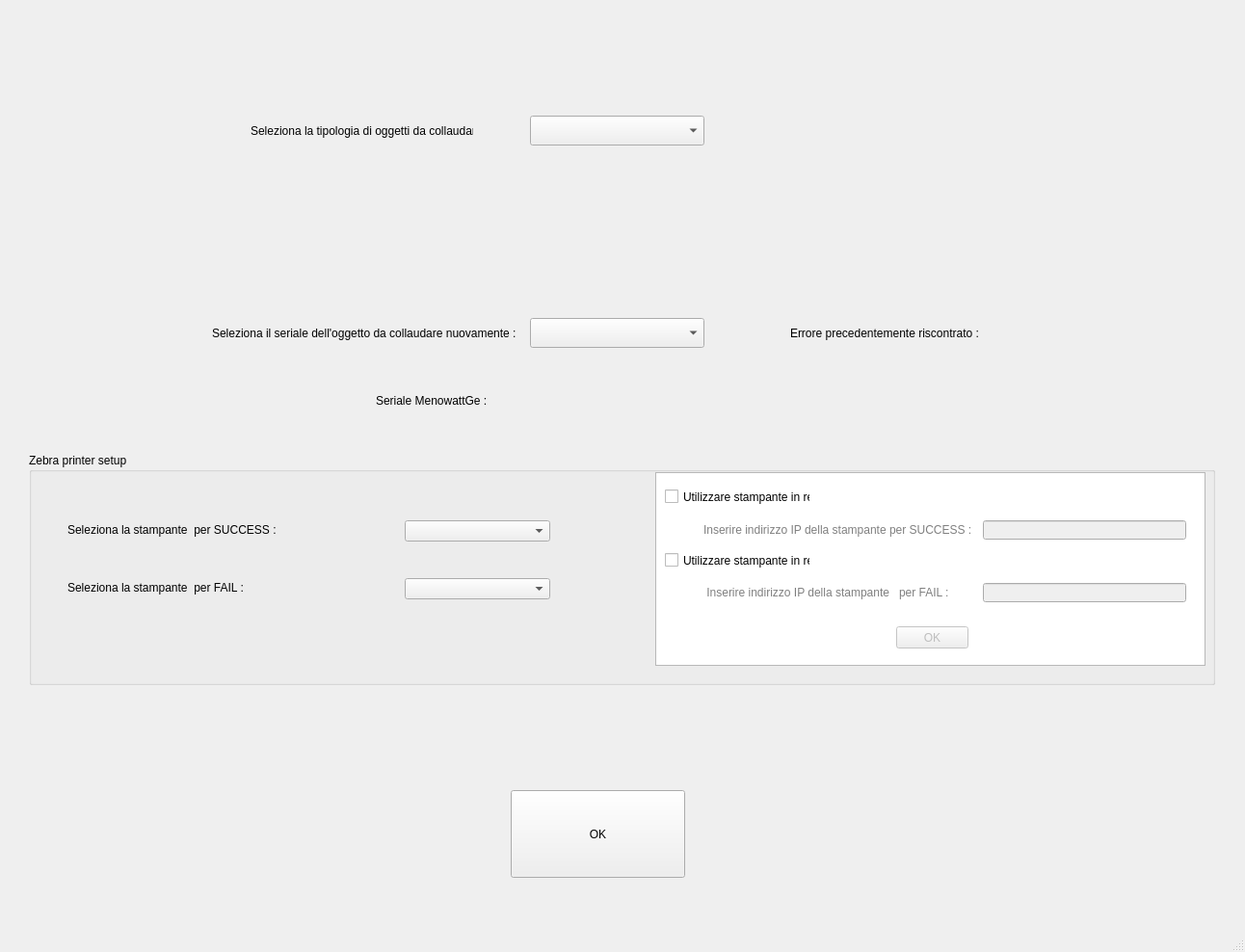
<?xml version="1.0" encoding="UTF-8"?>
<ui version="4.0">
 <class>MainWindow</class>
 <widget class="QMainWindow" name="MainWindow">
  <property name="geometry">
   <rect>
    <x>0</x>
    <y>0</y>
    <width>1292</width>
    <height>988</height>
   </rect>
  </property>
  <property name="windowTitle">
   <string>MainWindow</string>
  </property>
  <widget class="QWidget" name="centralwidget">
   <widget class="QLabel" name="label_oggetti">
    <property name="geometry">
     <rect>
      <x>220</x>
      <y>320</y>
      <width>331</width>
      <height>51</height>
     </rect>
    </property>
    <property name="text">
     <string>Seleziona il seriale dell'oggetto da collaudare nuovamente :</string>
    </property>
   </widget>
   <widget class="QComboBox" name="comboBox">
    <property name="geometry">
     <rect>
      <x>550</x>
      <y>120</y>
      <width>181</width>
      <height>31</height>
     </rect>
    </property>
   </widget>
   <widget class="QLabel" name="label">
    <property name="geometry">
     <rect>
      <x>260</x>
      <y>100</y>
      <width>231</width>
      <height>71</height>
     </rect>
    </property>
    <property name="text">
     <string>Seleziona la tipologia di oggetti da collaudare : </string>
    </property>
   </widget>
   <widget class="QPushButton" name="pushButton">
    <property name="geometry">
     <rect>
      <x>530</x>
      <y>820</y>
      <width>181</width>
      <height>91</height>
     </rect>
    </property>
    <property name="text">
     <string>OK</string>
    </property>
   </widget>
   <widget class="QComboBox" name="comboBox_2">
    <property name="geometry">
     <rect>
      <x>550</x>
      <y>330</y>
      <width>181</width>
      <height>31</height>
     </rect>
    </property>
    <property name="maxVisibleItems">
     <number>3000</number>
    </property>
   </widget>
   <widget class="QLabel" name="label_error">
    <property name="geometry">
     <rect>
      <x>820</x>
      <y>320</y>
      <width>201</width>
      <height>51</height>
     </rect>
    </property>
    <property name="text">
     <string>Errore precedentemente riscontrato :</string>
    </property>
   </widget>
   <widget class="QLabel" name="label_nack">
    <property name="geometry">
     <rect>
      <x>1020</x>
      <y>320</y>
      <width>221</width>
      <height>51</height>
     </rect>
    </property>
    <property name="text">
     <string/>
    </property>
   </widget>
   <widget class="QGroupBox" name="groupBox_zebra">
    <property name="enabled">
     <bool>true</bool>
    </property>
    <property name="geometry">
     <rect>
      <x>30</x>
      <y>470</y>
      <width>1231</width>
      <height>241</height>
     </rect>
    </property>
    <property name="palette">
     <palette>
      <active>
       <colorrole role="WindowText">
        <brush brushstyle="SolidPattern">
         <color alpha="255">
          <red>0</red>
          <green>0</green>
          <blue>0</blue>
         </color>
        </brush>
       </colorrole>
       <colorrole role="ToolTipText">
        <brush brushstyle="SolidPattern">
         <color alpha="255">
          <red>255</red>
          <green>255</green>
          <blue>255</blue>
         </color>
        </brush>
       </colorrole>
      </active>
      <inactive>
       <colorrole role="WindowText">
        <brush brushstyle="SolidPattern">
         <color alpha="255">
          <red>0</red>
          <green>0</green>
          <blue>0</blue>
         </color>
        </brush>
       </colorrole>
       <colorrole role="ToolTipText">
        <brush brushstyle="SolidPattern">
         <color alpha="255">
          <red>255</red>
          <green>255</green>
          <blue>255</blue>
         </color>
        </brush>
       </colorrole>
      </inactive>
      <disabled>
       <colorrole role="WindowText">
        <brush brushstyle="SolidPattern">
         <color alpha="255">
          <red>127</red>
          <green>127</green>
          <blue>127</blue>
         </color>
        </brush>
       </colorrole>
       <colorrole role="ToolTipText">
        <brush brushstyle="SolidPattern">
         <color alpha="255">
          <red>255</red>
          <green>255</green>
          <blue>255</blue>
         </color>
        </brush>
       </colorrole>
      </disabled>
     </palette>
    </property>
    <property name="font">
     <font>
      <weight>50</weight>
      <bold>false</bold>
      <underline>false</underline>
     </font>
    </property>
    <property name="title">
     <string>Zebra printer setup</string>
    </property>
    <widget class="QLineEdit" name="lineEdit_z_success_a">
     <property name="enabled">
      <bool>false</bool>
     </property>
     <property name="geometry">
      <rect>
       <x>990</x>
       <y>70</y>
       <width>211</width>
       <height>20</height>
      </rect>
     </property>
     <property name="readOnly">
      <bool>false</bool>
     </property>
    </widget>
    <widget class="QPushButton" name="Button_z_a">
     <property name="enabled">
      <bool>false</bool>
     </property>
     <property name="geometry">
      <rect>
       <x>900</x>
       <y>180</y>
       <width>75</width>
       <height>23</height>
      </rect>
     </property>
     <property name="text">
      <string>OK</string>
     </property>
    </widget>
    <widget class="QLabel" name="label_z_success_a">
     <property name="enabled">
      <bool>false</bool>
     </property>
     <property name="geometry">
      <rect>
       <x>700</x>
       <y>70</y>
       <width>281</width>
       <height>20</height>
      </rect>
     </property>
     <property name="palette">
      <palette>
       <active>
        <colorrole role="WindowText">
         <brush brushstyle="SolidPattern">
          <color alpha="255">
           <red>0</red>
           <green>0</green>
           <blue>0</blue>
          </color>
         </brush>
        </colorrole>
       </active>
       <inactive>
        <colorrole role="WindowText">
         <brush brushstyle="SolidPattern">
          <color alpha="255">
           <red>0</red>
           <green>0</green>
           <blue>0</blue>
          </color>
         </brush>
        </colorrole>
       </inactive>
       <disabled>
        <colorrole role="WindowText">
         <brush brushstyle="SolidPattern">
          <color alpha="255">
           <red>127</red>
           <green>127</green>
           <blue>127</blue>
          </color>
         </brush>
        </colorrole>
       </disabled>
      </palette>
     </property>
     <property name="text">
      <string>Inserire indirizzo IP della stampante per SUCCESS :</string>
     </property>
    </widget>
    <widget class="QLineEdit" name="lineEdit_z_fail_a">
     <property name="enabled">
      <bool>false</bool>
     </property>
     <property name="geometry">
      <rect>
       <x>990</x>
       <y>135</y>
       <width>211</width>
       <height>20</height>
      </rect>
     </property>
     <property name="cursor">
      <cursorShape>IBeamCursor</cursorShape>
     </property>
     <property name="readOnly">
      <bool>false</bool>
     </property>
    </widget>
    <widget class="QListWidget" name="listWidget_2">
     <property name="enabled">
      <bool>true</bool>
     </property>
     <property name="geometry">
      <rect>
       <x>650</x>
       <y>20</y>
       <width>571</width>
       <height>201</height>
      </rect>
     </property>
    </widget>
    <widget class="QCheckBox" name="checkBox_a">
     <property name="geometry">
      <rect>
       <x>660</x>
       <y>37</y>
       <width>151</width>
       <height>17</height>
      </rect>
     </property>
     <property name="text">
      <string>Utilizzare stampante in rete</string>
     </property>
    </widget>
    <widget class="QLabel" name="label_z_fail_a">
     <property name="enabled">
      <bool>false</bool>
     </property>
     <property name="geometry">
      <rect>
       <x>700</x>
       <y>135</y>
       <width>281</width>
       <height>20</height>
      </rect>
     </property>
     <property name="palette">
      <palette>
       <active>
        <colorrole role="WindowText">
         <brush brushstyle="SolidPattern">
          <color alpha="255">
           <red>0</red>
           <green>0</green>
           <blue>0</blue>
          </color>
         </brush>
        </colorrole>
       </active>
       <inactive>
        <colorrole role="WindowText">
         <brush brushstyle="SolidPattern">
          <color alpha="255">
           <red>0</red>
           <green>0</green>
           <blue>0</blue>
          </color>
         </brush>
        </colorrole>
       </inactive>
       <disabled>
        <colorrole role="WindowText">
         <brush brushstyle="SolidPattern">
          <color alpha="255">
           <red>127</red>
           <green>127</green>
           <blue>127</blue>
          </color>
         </brush>
        </colorrole>
       </disabled>
      </palette>
     </property>
     <property name="text">
      <string> Inserire indirizzo IP della stampante   per FAIL :</string>
     </property>
    </widget>
    <widget class="QComboBox" name="comboBox_z_fail_a">
     <property name="geometry">
      <rect>
       <x>390</x>
       <y>130</y>
       <width>151</width>
       <height>22</height>
      </rect>
     </property>
    </widget>
    <widget class="QComboBox" name="comboBox_z_success_a">
     <property name="geometry">
      <rect>
       <x>390</x>
       <y>70</y>
       <width>151</width>
       <height>22</height>
      </rect>
     </property>
    </widget>
    <widget class="QLabel" name="label_z_fail_usb_a">
     <property name="geometry">
      <rect>
       <x>40</x>
       <y>130</y>
       <width>281</width>
       <height>20</height>
      </rect>
     </property>
     <property name="palette">
      <palette>
       <active>
        <colorrole role="WindowText">
         <brush brushstyle="SolidPattern">
          <color alpha="255">
           <red>0</red>
           <green>0</green>
           <blue>0</blue>
          </color>
         </brush>
        </colorrole>
       </active>
       <inactive>
        <colorrole role="WindowText">
         <brush brushstyle="SolidPattern">
          <color alpha="255">
           <red>0</red>
           <green>0</green>
           <blue>0</blue>
          </color>
         </brush>
        </colorrole>
       </inactive>
       <disabled>
        <colorrole role="WindowText">
         <brush brushstyle="SolidPattern">
          <color alpha="255">
           <red>127</red>
           <green>127</green>
           <blue>127</blue>
          </color>
         </brush>
        </colorrole>
       </disabled>
      </palette>
     </property>
     <property name="text">
      <string>Seleziona la stampante  per FAIL :</string>
     </property>
    </widget>
    <widget class="QLabel" name="label_z_success_usb_a">
     <property name="geometry">
      <rect>
       <x>40</x>
       <y>70</y>
       <width>281</width>
       <height>20</height>
      </rect>
     </property>
     <property name="palette">
      <palette>
       <active>
        <colorrole role="WindowText">
         <brush brushstyle="SolidPattern">
          <color alpha="255">
           <red>0</red>
           <green>0</green>
           <blue>0</blue>
          </color>
         </brush>
        </colorrole>
       </active>
       <inactive>
        <colorrole role="WindowText">
         <brush brushstyle="SolidPattern">
          <color alpha="255">
           <red>0</red>
           <green>0</green>
           <blue>0</blue>
          </color>
         </brush>
        </colorrole>
       </inactive>
       <disabled>
        <colorrole role="WindowText">
         <brush brushstyle="SolidPattern">
          <color alpha="255">
           <red>127</red>
           <green>127</green>
           <blue>127</blue>
          </color>
         </brush>
        </colorrole>
       </disabled>
      </palette>
     </property>
     <property name="text">
      <string>Seleziona la stampante  per SUCCESS :</string>
     </property>
    </widget>
    <widget class="QCheckBox" name="checkBox_2_a">
     <property name="geometry">
      <rect>
       <x>660</x>
       <y>103</y>
       <width>151</width>
       <height>17</height>
      </rect>
     </property>
     <property name="text">
      <string>Utilizzare stampante in rete</string>
     </property>
    </widget>
    <zorder>listWidget_2</zorder>
    <zorder>lineEdit_z_success_a</zorder>
    <zorder>Button_z_a</zorder>
    <zorder>label_z_success_a</zorder>
    <zorder>lineEdit_z_fail_a</zorder>
    <zorder>checkBox_a</zorder>
    <zorder>label_z_fail_a</zorder>
    <zorder>comboBox_z_success_a</zorder>
    <zorder>comboBox_z_fail_a</zorder>
    <zorder>label_z_success_usb_a</zorder>
    <zorder>label_z_fail_usb_a</zorder>
    <zorder>checkBox_2_a</zorder>
   </widget>
   <widget class="QLabel" name="label_codprod">
    <property name="geometry">
     <rect>
      <x>550</x>
      <y>390</y>
      <width>121</width>
      <height>51</height>
     </rect>
    </property>
    <property name="text">
     <string/>
    </property>
   </widget>
   <widget class="QLabel" name="label_sn_mnw">
    <property name="geometry">
     <rect>
      <x>390</x>
      <y>390</y>
      <width>121</width>
      <height>51</height>
     </rect>
    </property>
    <property name="text">
     <string>Seriale MenowattGe :</string>
    </property>
   </widget>
  </widget>
  <widget class="QMenuBar" name="menubar">
   <property name="geometry">
    <rect>
     <x>0</x>
     <y>0</y>
     <width>1292</width>
     <height>21</height>
    </rect>
   </property>
  </widget>
  <widget class="QStatusBar" name="statusbar"/>
 </widget>
 <resources/>
 <connections/>
</ui>
